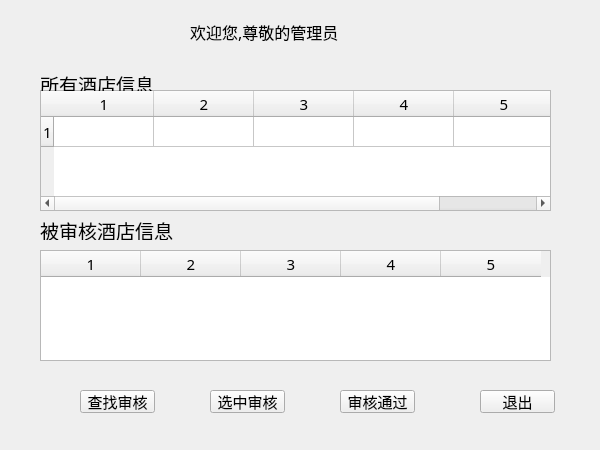
<?xml version="1.0" encoding="UTF-8"?>
<ui version="4.0">
 <class>platmanwindow</class>
 <widget class="QWidget" name="platmanwindow">
  <property name="geometry">
   <rect>
    <x>0</x>
    <y>0</y>
    <width>600</width>
    <height>450</height>
   </rect>
  </property>
  <property name="windowTitle">
   <string>Form</string>
  </property>
  <widget class="QLabel" name="label">
   <property name="geometry">
    <rect>
     <x>190</x>
     <y>20</y>
     <width>161</width>
     <height>21</height>
    </rect>
   </property>
   <property name="font">
    <font>
     <family>华文行楷</family>
     <pointsize>14</pointsize>
    </font>
   </property>
   <property name="text">
    <string>&lt;html&gt;&lt;head/&gt;&lt;body&gt;&lt;p&gt;&lt;span style=&quot; font-size:12pt;&quot;&gt;欢迎您,尊敬的管理员&lt;/span&gt;&lt;/p&gt;&lt;/body&gt;&lt;/html&gt;</string>
   </property>
  </widget>
  <widget class="QPushButton" name="exitbutton">
   <property name="geometry">
    <rect>
     <x>480</x>
     <y>390</y>
     <width>75</width>
     <height>23</height>
    </rect>
   </property>
   <property name="font">
    <font>
     <family>华文行楷</family>
     <pointsize>11</pointsize>
    </font>
   </property>
   <property name="text">
    <string>退出</string>
   </property>
  </widget>
  <widget class="QTableWidget" name="tableWidget">
   <property name="geometry">
    <rect>
     <x>40</x>
     <y>90</y>
     <width>511</width>
     <height>121</height>
    </rect>
   </property>
   <property name="font">
    <font>
     <family>华文行楷</family>
     <pointsize>11</pointsize>
    </font>
   </property>
   <property name="rowCount">
    <number>1</number>
   </property>
   <property name="columnCount">
    <number>5</number>
   </property>
   <row/>
   <column/>
   <column/>
   <column/>
   <column/>
   <column/>
  </widget>
  <widget class="QLabel" name="label_2">
   <property name="geometry">
    <rect>
     <x>40</x>
     <y>70</y>
     <width>141</width>
     <height>21</height>
    </rect>
   </property>
   <property name="font">
    <font>
     <family>华文行楷</family>
     <pointsize>14</pointsize>
    </font>
   </property>
   <property name="text">
    <string>&lt;html&gt;&lt;head/&gt;&lt;body&gt;&lt;p&gt;所有酒店信息&lt;/p&gt;&lt;/body&gt;&lt;/html&gt;</string>
   </property>
  </widget>
  <widget class="QPushButton" name="dim">
   <property name="geometry">
    <rect>
     <x>80</x>
     <y>390</y>
     <width>75</width>
     <height>23</height>
    </rect>
   </property>
   <property name="font">
    <font>
     <family>华文行楷</family>
     <pointsize>11</pointsize>
    </font>
   </property>
   <property name="text">
    <string>查找审核</string>
   </property>
  </widget>
  <widget class="QPushButton" name="deletethis">
   <property name="geometry">
    <rect>
     <x>210</x>
     <y>390</y>
     <width>75</width>
     <height>23</height>
    </rect>
   </property>
   <property name="font">
    <font>
     <family>华文行楷</family>
     <pointsize>11</pointsize>
    </font>
   </property>
   <property name="text">
    <string>选中审核</string>
   </property>
  </widget>
  <widget class="QLabel" name="label_3">
   <property name="geometry">
    <rect>
     <x>40</x>
     <y>220</y>
     <width>141</width>
     <height>20</height>
    </rect>
   </property>
   <property name="font">
    <font>
     <family>华文行楷</family>
     <pointsize>14</pointsize>
    </font>
   </property>
   <property name="text">
    <string>被审核酒店信息</string>
   </property>
  </widget>
  <widget class="QTableWidget" name="tableWidget_2">
   <property name="geometry">
    <rect>
     <x>40</x>
     <y>250</y>
     <width>511</width>
     <height>111</height>
    </rect>
   </property>
   <property name="font">
    <font>
     <family>华文行楷</family>
     <pointsize>11</pointsize>
    </font>
   </property>
   <property name="columnCount">
    <number>5</number>
   </property>
   <column/>
   <column/>
   <column/>
   <column/>
   <column/>
  </widget>
  <widget class="QPushButton" name="passbutton">
   <property name="geometry">
    <rect>
     <x>340</x>
     <y>390</y>
     <width>75</width>
     <height>23</height>
    </rect>
   </property>
   <property name="font">
    <font>
     <family>华文行楷</family>
     <pointsize>11</pointsize>
    </font>
   </property>
   <property name="text">
    <string>审核通过</string>
   </property>
  </widget>
 </widget>
 <resources/>
 <connections>
  <connection>
   <sender>exitbutton</sender>
   <signal>clicked()</signal>
   <receiver>platmanwindow</receiver>
   <slot>close()</slot>
   <hints>
    <hint type="sourcelabel">
     <x>297</x>
     <y>261</y>
    </hint>
    <hint type="destinationlabel">
     <x>199</x>
     <y>149</y>
    </hint>
   </hints>
  </connection>
 </connections>
</ui>
